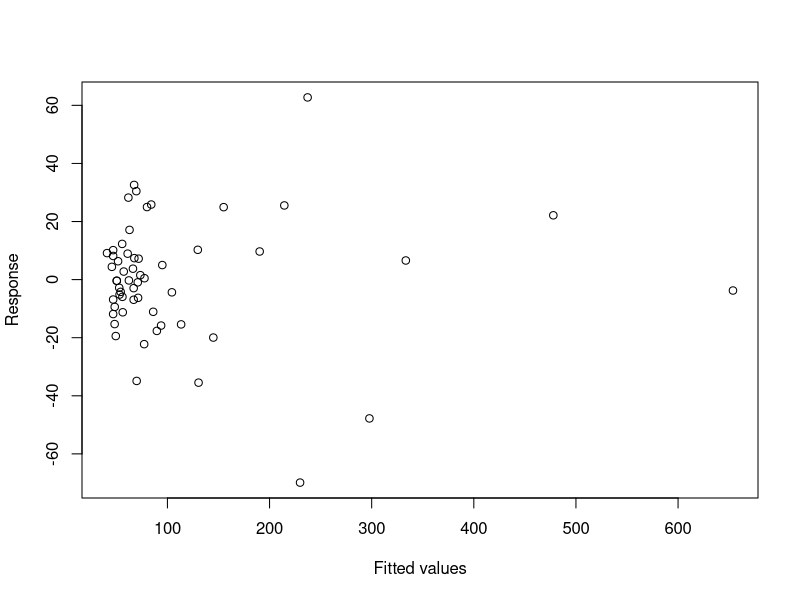
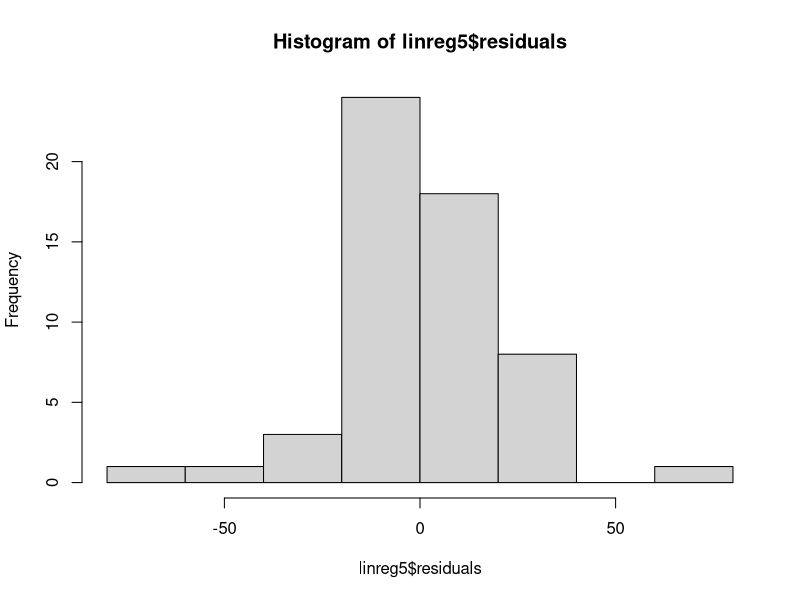
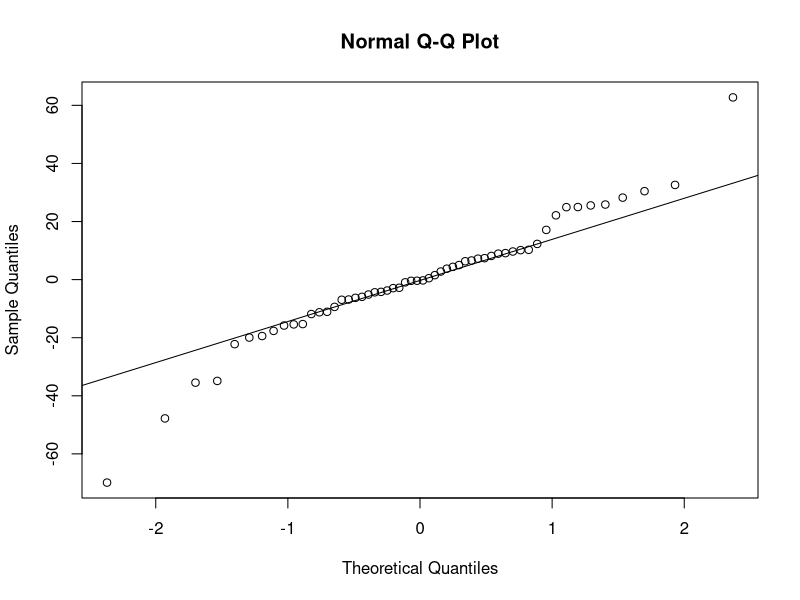
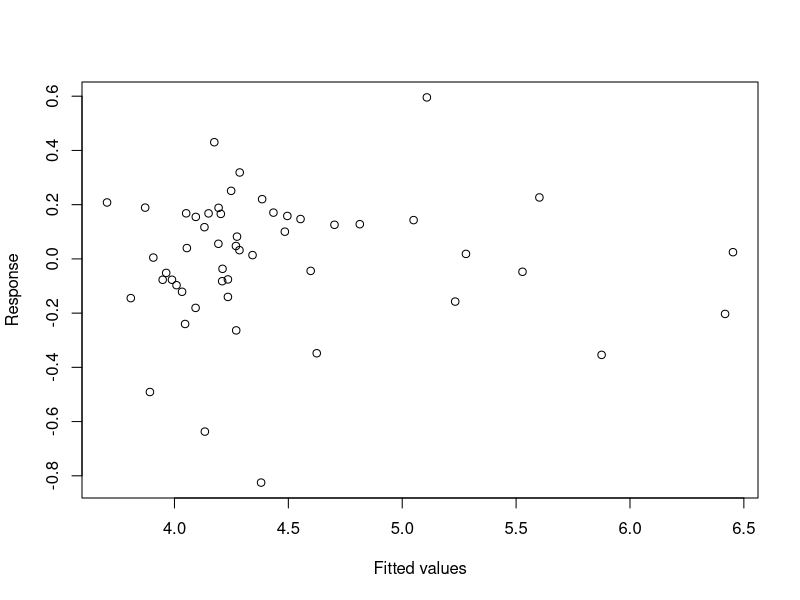
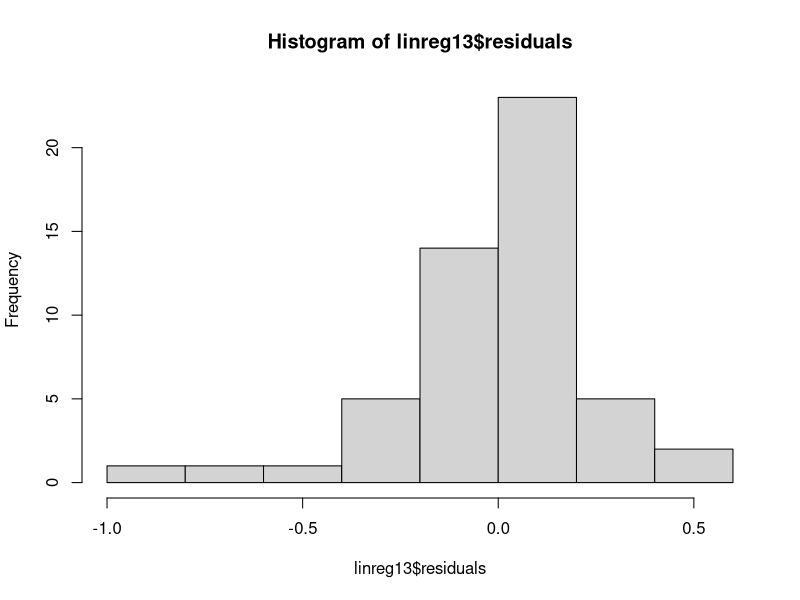
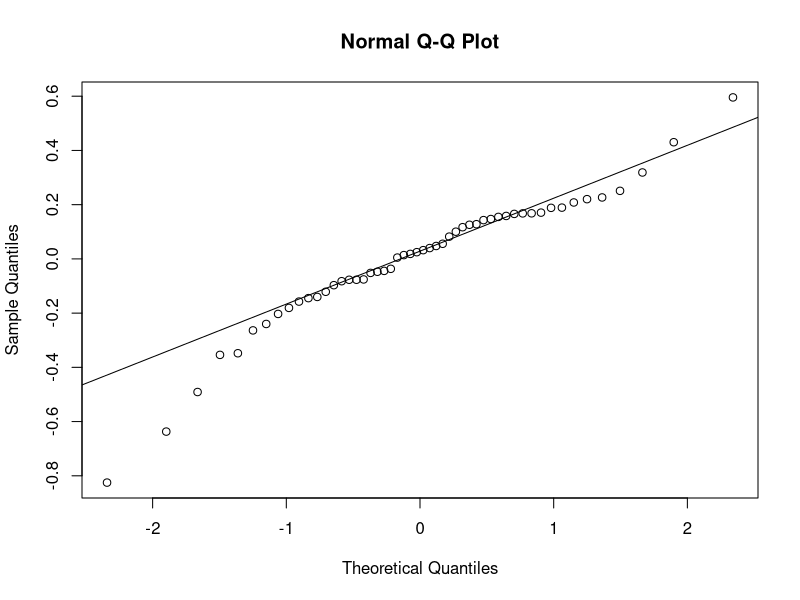
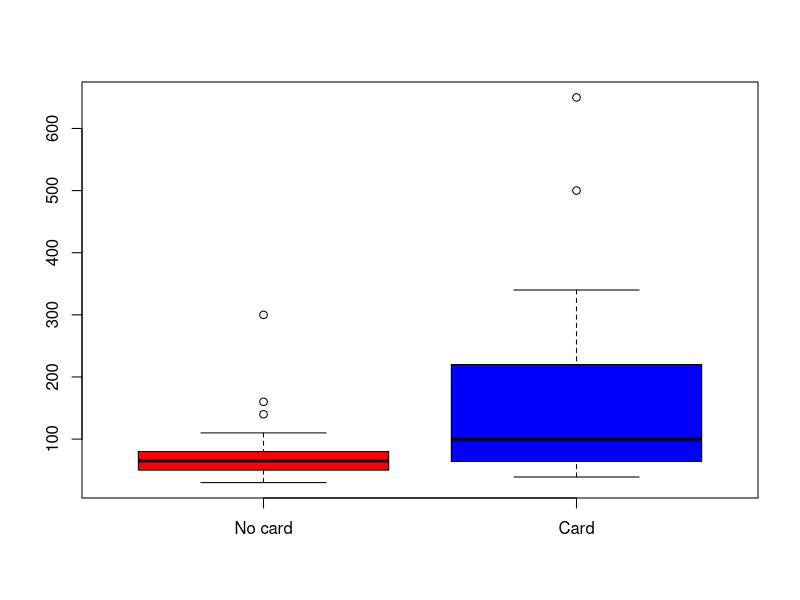
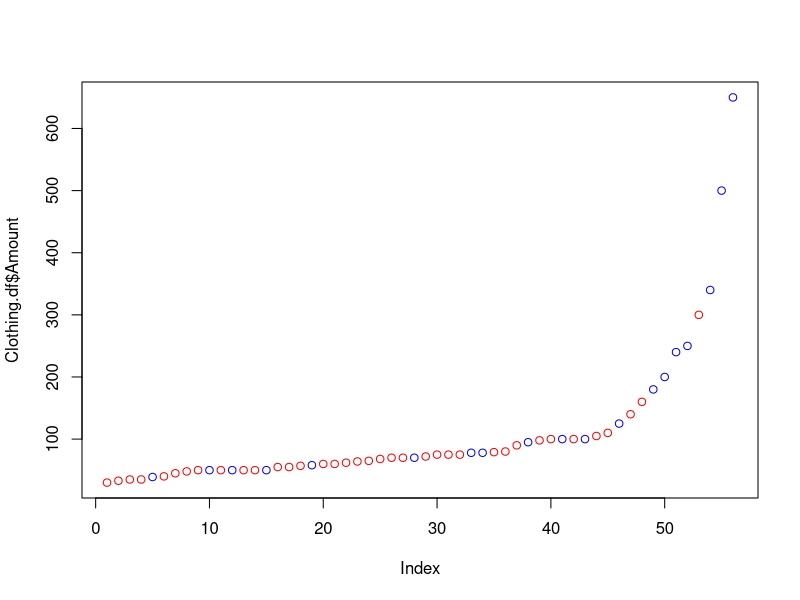

Write R code to recreate these figures, in order.
## ---- chunk 1
require(knitr)
setwd("C:/Users/aidan/IdeaProjects/DataScience/data")
knitr::opts_knit$set(root.dir = "C:/Users/aidan/IdeaProjects/DataScience/data")
#setwd("C:/Users/slhscs402/Documents/IdeaProjects/DataScience/data")
#knitr::opts_knit$set(root.dir = "C:/Users/slhscs402/Documents/IdeaProjects/DataScience/data")
## ---- chunk 2
#setwd("C:/Users/slhscs402/Documents/IdeaProjects/DataScience/data")
Clothing.df <- read.csv("../data/Clothing.csv", header=T)
## ---- chunk 3
attach(Clothing.df)
Clothing.df <- Clothing.df[Amount > 0 & Amount < 1000000,]
detach()
attach(Clothing.df)
Clothing.df.f12NZ <- Clothing.df[Freq12 > 0,]
Clothing.df.logD12F12 <- Clothing.df.f12NZ
detach()
attach(Clothing.df.f12NZ)
Clothing.df.logD12F12$LogDollar12 <- log(Dollar12)
Clothing.df.logD12F12$LogFreq12 <- log(Freq12)
## ---- chunk 4
multreg.conditionplots <- function(linreg){
  plot(linreg$fitted.values + linreg$residuals~linreg$fitted.values, ylab="Response", xlab="Fitted values", main = "Response by Fitted values") #filler plot to appease par's 2x2
  hist(linreg$residuals, xlab="Residuals", main="Histogram of residuals") #histogram of residuals
  plot(linreg$residuals~linreg$fitted.values, xlab="Fitted values", ylab="Residuals") #resid plot of residuals vs fitted values
  qqnorm(linreg$residuals) #the qqnorm plot of the residuals
  qqline(linreg$residuals)
}
multreg.testpredictors <- function(df, linreg, alpha) {
  formula <- 0
  for (index in seq_along(summary(linreg)$aliased)) {
    name <- names(summary(linreg)$aliased)[index]
    pval <- as.numeric(summary(linreg)$coefficients[name, 4])
    summary(linreg)
    if (grepl("poly", name, fixed=TRUE)) {
      name_list <- unlist(stringr::str_split(name, "\\(|\\)"))
      variable_names <- unlist(stringr::str_split(name_list[2], "\\, "))
      degrees <- unlist(stringr::str_split(name_list[3], "\\."))
      var_formula <- 0
      for (var_index in seq_along(variable_names)){
        if (var_index < length(variable_names)) {
          if (var_formula == 0) {
            var_formula <- paste0("I(", paste0(variable_names[var_index], "^", degrees[var_index]))
          } else {
            var_formula <- paste(var_formula, "*", paste0(variable_names[var_index], "^", degrees[var_index]))
          }
        }
      }
      name <- paste0(var_formula, ")")
    }
    if (pval < alpha & index > 1){
      if (formula == 0) {
        formula <- paste(names(linreg$model)[1], "~", name)
      } else {
        formula <- paste(formula, "+", name)
      }
    }
  }
  if (formula == 0){

  } else {
    linreg.red <- lm(formula, data = df)
    return(linreg.red)
  }
}
residuals.plot<-function(linreg){
  plot(linreg$residuals~linreg$fitted.values, xlab = "Fitted values", ylab = "Response")
}
## ---- chunk 5
detach()
attach(Clothing.df)
linreg1 <- lm(Amount~.-Amount,data=Clothing.df)
summary(linreg1)
## ---- chunk 6
linreg2 <- lm(Amount ~ Freq12 + Dollar12)
summary(linreg2)
## ---- chunk 7
linreg3 <- lm(Amount~Freq12*Dollar12)
summary(linreg3)
## ---- chunk 8
detach()
attach(Clothing.df)
linreg5 <- multreg.testpredictors(Clothing.df, multreg.testpredictors(Clothing.df, lm(Amount ~ poly(Dollar12, Freq12, degree=3)), 0.5), 0.5)
summary(linreg5)
## ---- chunk 9
residuals.plot(linreg5)
hist(linreg5$residuals)
qqnorm(linreg5$residuals)
qqline(linreg5$residuals)
## ---- chunk 10
detach()
attach(Clothing.df.logD12F12)
linreg13 <- multreg.testpredictors(Clothing.df.logD12F12, multreg.testpredictors(Clothing.df.logD12F12, lm(log(Amount) ~ poly(Dollar12, LogFreq12, degree=2)), 0.5), 0.5)
summary(linreg13)
## ---- chunk 11
residuals.plot(linreg13)
hist(linreg13$residuals)
qqnorm(linreg13$residuals)
qqline(linreg13$residuals)
detach()
## ---- chunk 12
detach()
attach(Clothing.df)
Clothing.df.nc <- Clothing.df[Clothing.df$Card==0,]
Clothing.df.c <- Clothing.df[Clothing.df$Card==1,]
boxplot(Clothing.df.nc$Amount, Clothing.df.c$Amount, col = c("red","blue"), names = c("No card", "Card"))
plot(Clothing.df$Amount, col=ifelse(Card == 0, "red", "blue"))
## ---- chunk 13
detach()
attach(Clothing.df)
par(mfrow=c(1,2))
hist(Clothing.df.c$Amount, main="Card")
hist(Clothing.df.nc$Amount, main= "Cardless")
## ---- chunk 14
t.test(Clothing.df.c$Amount, Clothing.df.nc$Amount)
## ---- chunk 15
linreg7 <- lm(Amount ~ (. - Card - ID) + (. - ID):Card, data = Clothing.df)
summary(linreg7)
## ---- chunk 16
linreg8 <- lm(Amount~Freq12 + Dollar12 + Card + Dollar12:Card + Freq12:Card)
summary(linreg8)
## ---- chunk 17
plot(linreg8$residuals~linreg8$fitted.values, xlab="Fitted values", ylab="Residuals")
## ---- chunk 18
detach()
attach(Clothing.df.logD12F12)
linreg9 <- lm(Amount ~ Clothing.df.logD12F12$LogDollar12 + Clothing.df.logD12F12$LogFreq12 + Card + Clothing.df.logD12F12$LogDollar12:Card + Clothing.df.logD12F12$LogFreq12:Card)
summary(linreg9)
## ---- chunk 19
plot(linreg9$residuals ~ linreg9$fitted.values, xlab="Fitted values", ylab="Response")
## ---- chunk 20
linreg10 <- lm(Amount~LogFreq12*LogDollar12 * Card)
summary(linreg10)
summary(multreg.testpredictors(Clothing.df.logD12F12, linreg10, 0.05))
summary(multreg.testpredictors(Clothing.df.logD12F12, multreg.testpredictors(Clothing.df.logD12F12, linreg10, 0.05), 0.05))
## ---- chunk 21
residuals.plot(linreg10)
## ---- chunk 22
linreg11 <- lm(log(Amount)~LogDollar12 * LogFreq12 * Card)
summary(linreg11)
## ---- chunk 23
linreg12 <- multreg.testpredictors(Clothing.df.logD12F12, linreg11, 0.5)
summary(linreg12)
## ---- chunk 24
residuals.plot(linreg12)
hist(linreg12$residuals)
qqnorm(linreg12$residuals)
qqline(linreg12$residuals)
## ---- chunk 25
detach()
attach(Clothing.df.f12NZ)
linreg4 <- lm(Amount ~ Freq12 + Dollar12 + I(Dollar12/Freq12))
summary(linreg4)
## ---- chunk 26
detach()
attach(Clothing.df.f12NZ)
Clothing.df.f12NZ$Avg <- Dollar12/Freq12
detach()
attach(Clothing.df.f12NZ)
linreg14 <- lm(Amount~poly(Avg, Dollar12, Freq12, degree = 2))
summary(linreg14)
## ---- chunk 27
residuals.plot(linreg14)
## ---- chunk 28
detach()
attach(Clothing.df.f12NZ)
linreg15 <-  lm(log(Amount) ~ polym(Avg, Dollar12, Freq12, degree = 2))
summary(linreg15)
## ---- chunk 29
hist(linreg14$residuals)
qqnorm(linreg14$residuals)
qqline(linreg14$residuals)
